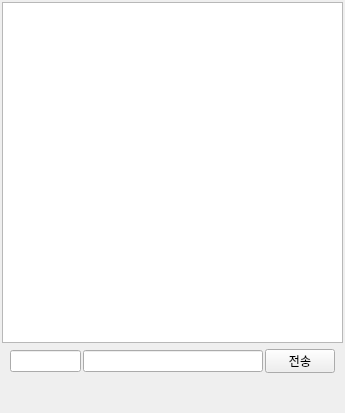
<?xml version="1.0" encoding="UTF-8"?>
<ui version="4.0">
 <class>MainWindow</class>
 <widget class="QMainWindow" name="MainWindow">
  <property name="geometry">
   <rect>
    <x>0</x>
    <y>0</y>
    <width>345</width>
    <height>413</height>
   </rect>
  </property>
  <property name="windowTitle">
   <string>메신저</string>
  </property>
  <widget class="QWidget" name="centralwidget">
   <widget class="QListView" name="list_chat">
    <property name="geometry">
     <rect>
      <x>2</x>
      <y>2</y>
      <width>341</width>
      <height>341</height>
     </rect>
    </property>
   </widget>
   <widget class="QLineEdit" name="edit_nickname">
    <property name="geometry">
     <rect>
      <x>10</x>
      <y>350</y>
      <width>71</width>
      <height>22</height>
     </rect>
    </property>
   </widget>
   <widget class="QLineEdit" name="edit_text">
    <property name="geometry">
     <rect>
      <x>83</x>
      <y>350</y>
      <width>180</width>
      <height>22</height>
     </rect>
    </property>
   </widget>
   <widget class="QPushButton" name="btn_send">
    <property name="geometry">
     <rect>
      <x>265</x>
      <y>349</y>
      <width>70</width>
      <height>24</height>
     </rect>
    </property>
    <property name="text">
     <string>전송</string>
    </property>
   </widget>
  </widget>
 </widget>
 <resources/>
 <connections/>
</ui>
